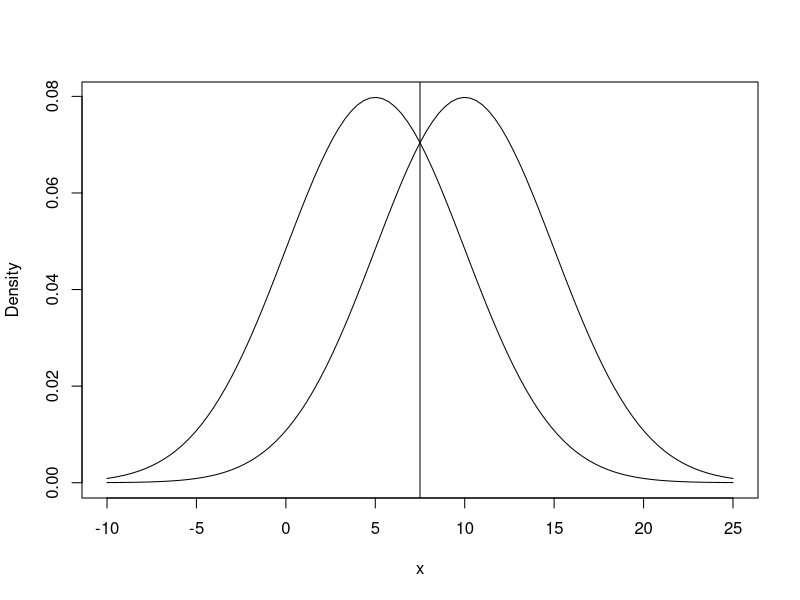

The R script that drew this image:
### DRAFT! to do a shiny app.
#####################
# LOWER TAIL  ONLY: p(z) ######
#####################
rm(list=ls())

#### GENERATE SAMPLE OF HEALHTY INDIVIDUALS
zobs_1 = -1.64
mu_1 <- 5
sigma_1 <- 5
step_1 <- 1000


#### GENERATE SAMPLE OF PATIENTS
zobs_2 = -1.64
mu_2 <- 10
sigma_2 <- 5
step_2 <- 1000

min_mu = min(mu_1, mu_2)
max_mu = max(mu_1, mu_2)
min_sigma = min(sigma_1, sigma_2)
max_sigma = max(sigma_1, sigma_2)

bounds <- c(min_mu-3*max_sigma, max_mu+3*max_sigma)



# colored area
#cord.x <- c(upper.x,seq(upper.x,lower.x,step),lower.x)
#cord.y <- c(0,dnorm(seq(upper.x,lower.x,step),mu,sigma),0)
# plot_title
#plot_title = paste("prob = ", round( pnorm(zobs_1, mean=mu_1, sd = sigma_1, lower.tail=T), 2))

find_intersection = function(x1, x2, y1, y2, tolx = 0.001, toly=tolx, exclude.edge=T){
  inter = which(abs(x1-x2)<tolx & abs(y1-y2)<toly)
  if (exclude.edge){
    inter = inter[-(c(1, length(inter)))]
  }
  return(inter)  
}


c1 = curve(dnorm(x,mu_1,sigma_1),xlim=bounds, ylab="Density") 
c2 = curve(dnorm(x,mu_2,sigma_2),xlim=bounds, add=TRUE) 


find_intersection = function(x1, x2, y1, y2, tolx = 0.001, toly=tolx, exclude.edge=T){
  inter = which(abs(x1-x2)<tolx & abs(y1-y2)<toly)
  if (exclude.edge){
    inter = inter[-(c(1, length(inter)))]
  }
  return(inter)  
}

inters = find_intersection(c1$x, c2$x, c1$y, c2$y)
abline(v = c1$x[inters])

